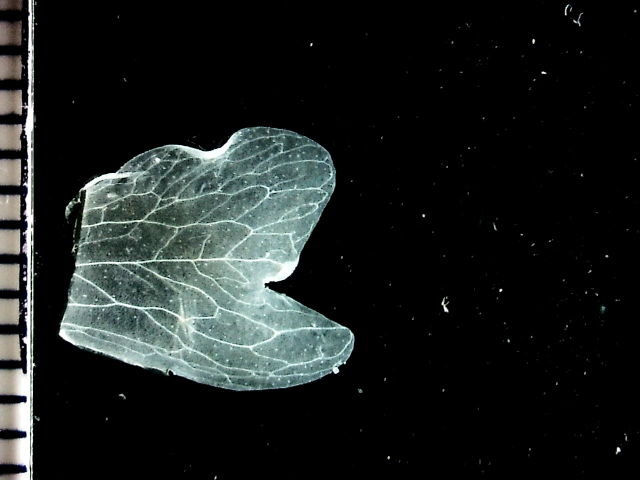
#> input picture example_dataset/F1P115_Vein_Side1_200802.jpg, 1280 x 960 px (shown at 1/2 size)
$ python principal_component.py ../example_dataset/F1P115_Vein_Side1_200802.jpg out.png   (older library calls are emulated)
#> lines starting #> are read from the running program, lines starting #| are printed output that depends on the picture; after the words box and inside, x2 and y2 are one past the last pixel; in counts of white or black regions, pixels touching at a corner belong together
#> further down, petal_image is the input picture: shape (960, 1280, 3); mean B, G, R 31.4, 32.6, 28.1
#> in get_petal_shape, `im = cv2.cvtColor(im, cv2.COLOR_RGB2HSV)`: im: shape (960, 1280, 3); mean H, S, V 13.5, 19.3, 33
### src/image_shapes.py
import sys
import os
import cv2
import numpy as np
from skimage import io
import JSON_functions as JSONfunc
from matplotlib import pyplot as plt
import image_utilities as img_util


"""
tools for extracting shapes
"""

def get_image_kmeans(image, k):
#> called with k = 3
    Z = image.reshape((-1,3))
    Z = np.float32(Z)
    criteria = (cv2.TERM_CRITERIA_EPS + cv2.TERM_CRITERIA_MAX_ITER, 10, 1.0)
    K = int(k)
    ret,label,center=cv2.kmeans(Z,K,None,criteria,10,cv2.KMEANS_RANDOM_CENTERS)
#> ret = 1.35e+09; center = [[47.18, 46.22, 145.5], [0.879, 0.94, 0.49], [63.32, 224.7, 4.23]]
    center = np.uint8(center)
#> center = [[47, 46, 145], [0, 0, 0], [63, 224, 4]]
    res = center[label.flatten()]
    res2 = res.reshape((image.shape))
#> res2: shape (960, 1280, 3); mean H, S, V 12.8, 18.5, 32.5
    return res2

# [27 lines left out: functions process_image, flood_fill, not called in this run]


def get_petal_shape(im):
    #Convert image to HSV color format for easier clustering
    im = cv2.GaussianBlur(im, (5, 5), 0)
    im = cv2.cvtColor(im, cv2.COLOR_RGB2HSV)
    kmeans = get_image_kmeans(im, 3)
    #Assume that the cluster of the top-right corner is the background cluster
    background = kmeans[0][0]
#> background = [47, 46, 145]
    foreground_mask = cv2.bitwise_not(cv2.inRange(kmeans, background, background))
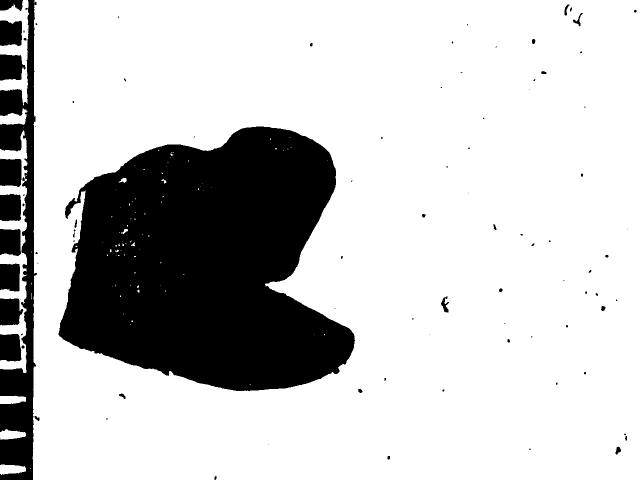
#> foreground_mask: shape (960, 1280) (shown at 1/2 size); 77.7% white; 95 black regions (56 under 20 px), largest, box (x1, y1, x2, y2) and area: (117, 253, 710, 782) 225627, (0, 0, 74, 960) 28972, (0, 317, 43, 374) 2274
    #find the largest connectComponentMask to see

    label_count, labels, stats, centroids = cv2.connectedComponentsWithStats(foreground_mask, 4, cv2.CV_32S)
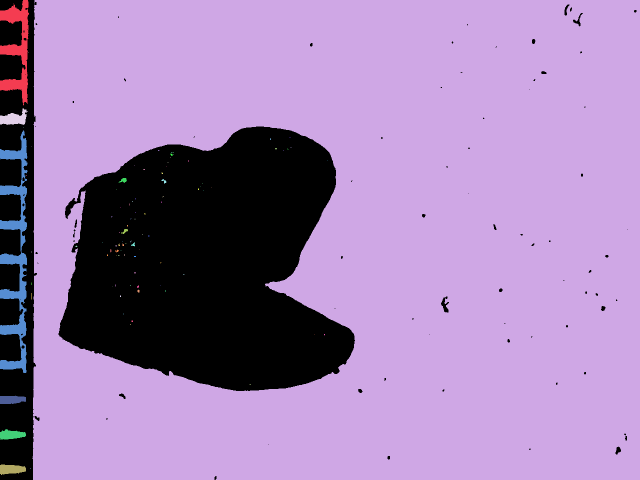
#> labels: shape (960, 1280) int32 (shown at 1/2 size); 94 distinct labels, from 0 to 93; one colour per label, 0 black
#> label_count = 94; stats = 94 rows, first 6: [0, 0, 1273, 960, 274397], [0, 0, 58, 211, 5142], [65, 0, 1215, 960, 935841], [56, 105, 1, 1, 1], [0, 216, 55, 34, 1068], [46, 255, 1, 1, 1]; centroids = 94 pairs, first value 22.59 to 735.9, second value 96.72 to 938.3

    sizes = stats[:,-1]
#> sizes = 94 values, max 935841 at index 2, min 1 at index 3, mean 13072.3

    max_label = 1

    max_size = sizes[1]
#> max_size = 5142
    for i in range(2, label_count):
        if sizes[i] > max_size:
            max_label = i
            max_size = sizes[i]
#> this loop made 92 passes
#> max_size on pass 1: 935841
#> after the loop, max_label = 2; max_size = 935841
    petal_label = np.array([max_label])
#> petal_label = [2]
    petal = cv2.inRange(labels, petal_label, petal_label)
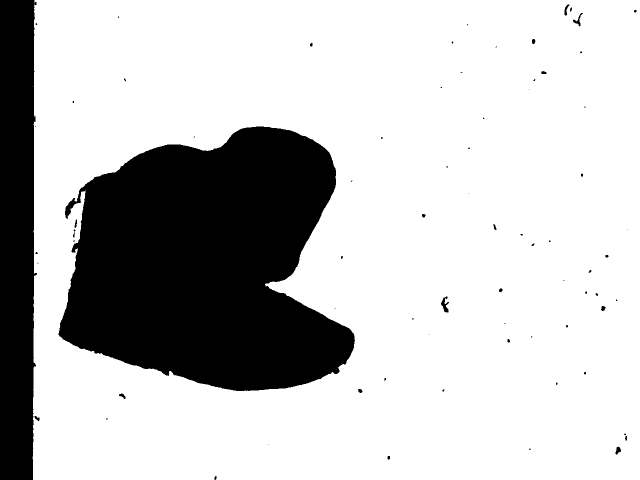
#> petal: shape (960, 1280) (shown at 1/2 size); 76.2% white; 75 black regions (48 under 20 px), largest, box (x1, y1, x2, y2) and area: (117, 253, 710, 782) 226197, (0, 0, 74, 960) 64968, (882, 593, 898, 625) 244

    return petal

# [122 lines left out: functions petal_shape_fromBB, get_filtered_vein_shape, get_vein_shape, tobacco_analysis, main, not called in this run]


# [2 lines that do not run on import are left out]

### src/principal_component.py
import sys
import cv2
import matplotlib.pyplot as plt
import numpy as np
import image_shapes as shapes
from skimage import io

def pca_to_grey(image, mask, inverted=True):
#> called with inverted = True
    x,y,z = image.shape
#> x = 960; y = 1280; z = 3
    mat = image.reshape([x*y,z])
    filter_array = mask.reshape([x*y])
    pointlist = mat[filter_array > 0]
    mean, eigenvectors = cv2.PCACompute(pointlist, mean=None)
#> mean = [[0.259, 0.28, 0.214]]; eigenvectors = [[0.583, 0.606, 0.541], [-0.312, -0.447, 0.838], [0.75, -0.658, -0.0716]]
    axis = eigenvectors[0,:].reshape([3])
#> axis = [0.583, 0.606, 0.541]

    newmat = np.dot(mat.astype(np.float32) - mean, axis)
    newpoints = newmat[filter_array > 0]
    Q1, Q3 = np.percentile(newpoints, 25), np.percentile(newpoints,75)
#> Q1 = -0.437; Q3 = -0.437
    iqr = Q3 - Q1
#> iqr = 0
    cut_off_val = iqr * 1.5
#> cut_off_val = 0
    lower_bound= Q1 - cut_off_val
#> lower_bound = -0.437
    non_outliers = [x for x in newpoints if x >= lower_bound]
#> non_outliers = 935841 items
    new_max = max(non_outliers)
#> new_max = 240.1
    new_min = min(newpoints)
#> new_min = -0.437
    np.clip(newpoints, new_min, new_max, out=newpoints)
    newpoints = np.asarray(newpoints, dtype=np.float64)
    rescale = np.interp(newmat, (np.min(newpoints), np.max(newpoints)), (0,255))
    rescale = np.around(rescale).astype(np.uint8)
    grey = rescale.reshape([x,y])
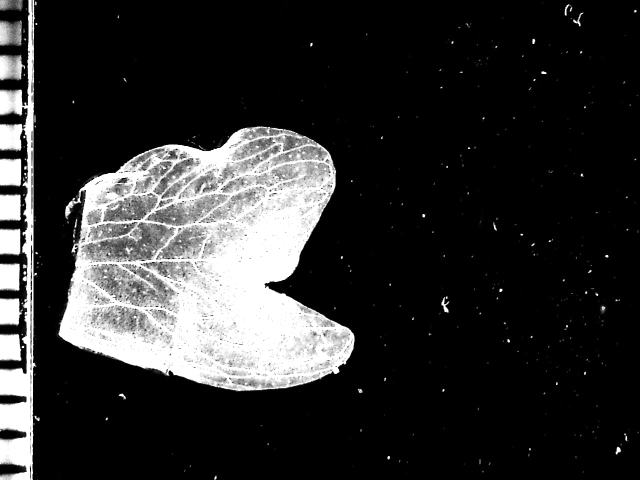
#> grey: shape (960, 1280) (shown at 1/2 size); min 0, max 255, mean 48.1
    if inverted:
        grey = cv2.bitwise_not(grey)
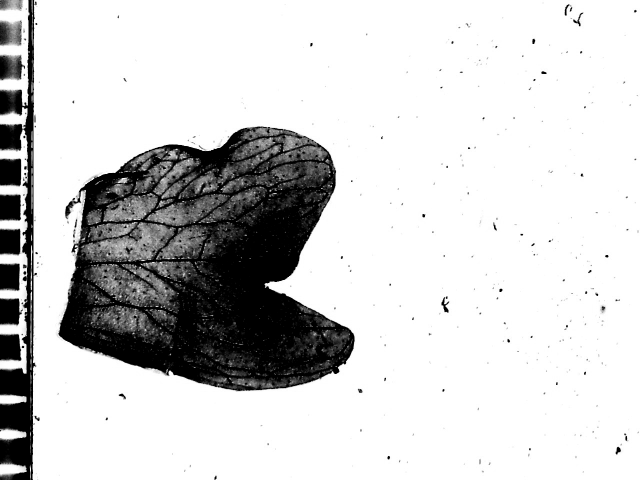
#> grey: shape (960, 1280) (shown at 1/2 size); min 0, max 255, mean 206.9
    pigment = cv2.bitwise_and(grey, mask)
    return pigment

# Pass in a PCA grayscale image, coordinates for the spots bounding box,
# and the threshold found by the OTSU binarization algorithm
def create_point_cloud(image, top_y, bottom_y, left_x, right_x, th):
    data = image[top_y:bottom_y,left_x:right_x]
    critical_points =[] #tried to put ,dtype=object as per "warning"

    for line in data:
        critical_points.append([0 if  d <= th else d for d in line]) #0 if d >= 100 else

    x = []
    y = []
    for i in range(len(critical_points)):
        for j in range(len(critical_points[i])):
            if critical_points[i][j] > 0:
                num_points = critical_points[i][j] // 25 # TODO: push to 10-25
                k = 0
                while(k < num_points):
                    x.append(j)
                    y.append(i)
                    k = k+1

            # else:
            #     x.append(j)
            #     y.append(i)

    X = np.array(x)
    Y = np.array(y)
    # plt.scatter(X,Y)
    # plt.invert_yaxis()
    # plt.show()
    return X,Y, data

if __name__ == "__main__":
    if len(sys.argv) < 2:
        print("Standalone usage: python principal_component.py input_filename.jpg [output_filename.jpg]")
        sys.exit(1)
    petal_image = cv2.imread(sys.argv[1])
    petal_shape = shapes.get_petal_shape(petal_image)
    cv2.imshow('petal shape',petal_shape)
    result = pca_to_grey(petal_image, petal_shape, True)
    if len(sys.argv) > 2:
        cv2.imwrite(sys.argv[2], result)
    else:
        io.imshow(result)
        io.show()

$ run again, with example_dataset/F1P111_Vein_Side1_200731.jpg copied over example_dataset/F1P115_Vein_Side1_200802.jpg
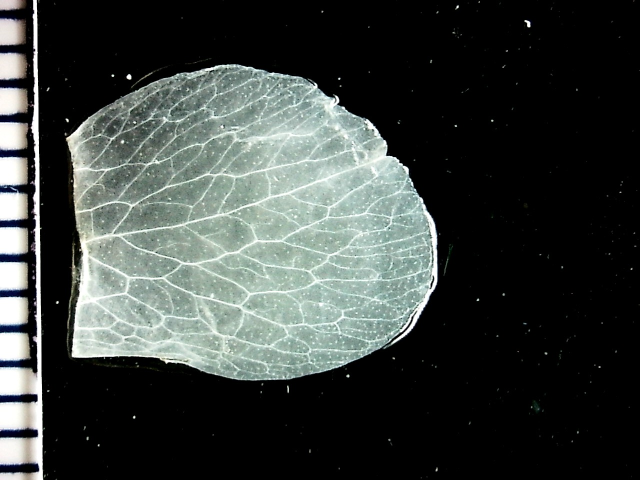
#> input picture example_dataset/F1P111_Vein_Side1_200731.jpg, 1280 x 960 px (shown at 1/2 size)
#> petal_image is the input picture: shape (960, 1280, 3); mean B, G, R 62.4, 65.2, 59.6
#> in get_image_kmeans, `ret,label,center=cv2.kmeans(Z,K,None,criteria,10,cv2.KMEANS_RANDOM_CEN..`: ret = 1.41e+09; center = [[57.14, 219.6, 9.85], [50.39, 25.92, 185], [1.75, 1.39, 1.23]]
#> in get_image_kmeans, `center = np.uint8(center)`: center = [[57, 219, 9], [50, 25, 185], [1, 1, 1]]
#> res2: shape (960, 1280, 3); mean H, S, V 20.3, 18, 65.5
#> background = [50, 25, 185]
#> foreground_mask: shape (960, 1280); 65.1% white; 80 black regions (51 under 20 px), largest, box (x1, y1, x2, y2) and area: (131, 128, 876, 761) 372523, (0, 0, 87, 960) 23822, (0, 664, 62, 723) 3329
#> in get_petal_shape, `label_count, labels, stats, centroids = cv2.connectedComponentsWithSta..`:
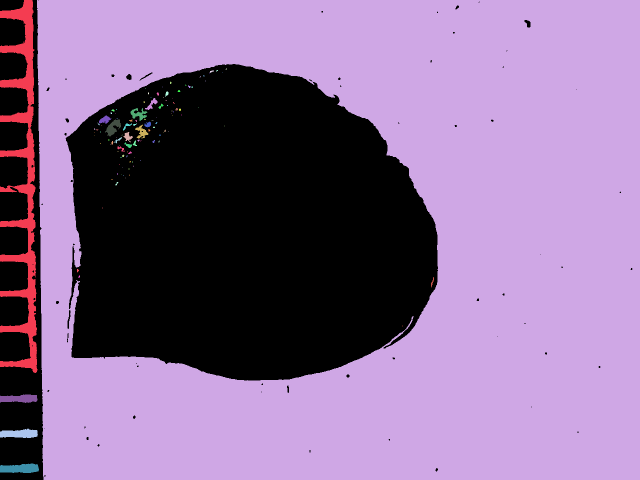
#> labels: shape (960, 1280) int32 (shown at 1/2 size); 115 distinct labels, from 0 to 114; one colour per label, 0 black
#> label_count = 115; stats = 115 rows, first 6: [0, 0, 1265, 960, 428784], [0, 0, 75, 746, 18813], [74, 0, 1206, 960, 774851], [451, 137, 3, 2, 5], [419, 141, 9, 5, 23], [432, 140, 4, 3, 8]; centroids = 115 pairs, first value 38.26 to 864.4, second value 137.6 to 936.7
#> sizes = 115 values, max 774851 at index 2, min 1 at index 6, mean 10685.2
#> in get_petal_shape, `max_size = sizes[1]`: max_size = 18813
#> the loop in get_petal_shape, `for i in range(2, label_count):` made 113 passes
#> max_size on pass 1: 774851
#> after the loop in get_petal_shape, `for i in range(2, label_count):`: max_label = 2; max_size = 774851
#> petal_label = [2]
#> petal: shape (960, 1280); 63.1% white; 61 black regions (43 under 20 px), largest, box (x1, y1, x2, y2) and area: (131, 128, 876, 761) 375611, (0, 0, 87, 960) 77240, (1049, 40, 1061, 55) 116
#> mean = [[0.463, 0.528, 0.455]]; eigenvectors = [[0.56, 0.608, 0.563], [0.805, -0.238, -0.543], [0.196, -0.758, 0.622]]
#> axis = [0.56, 0.608, 0.563]
#> Q1 = -0.837
#> iqr = 0
#> lower_bound = -0.837
#> non_outliers = 774851 items
#> new_max = 270.5
#> new_min = -0.837
#> in pca_to_grey, `grey = cv2.bitwise_not(grey)`:
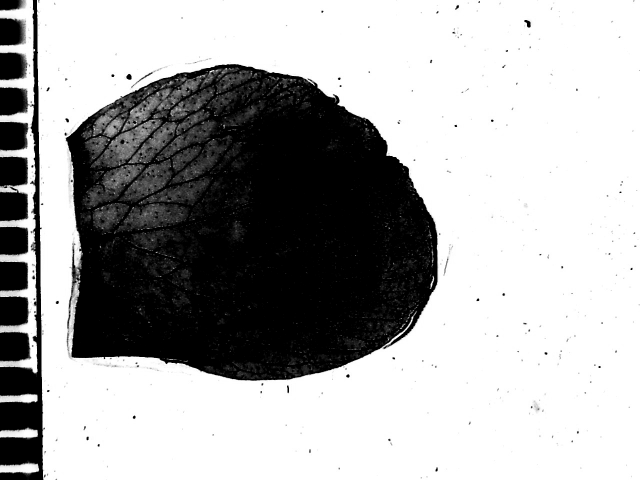
#> grey: shape (960, 1280) (shown at 1/2 size); min 0, max 255, mean 169.6

$ run again, with example_dataset/F1P111_Vein_Side2_200731.jpg copied over example_dataset/F1P115_Vein_Side1_200802.jpg
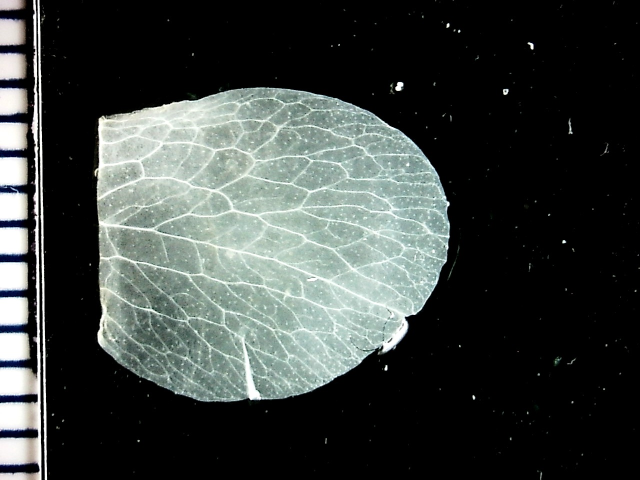
#> input picture example_dataset/F1P111_Vein_Side2_200731.jpg, 1280 x 960 px (shown at 1/2 size)
#> petal_image is the input picture: shape (960, 1280, 3); mean B, G, R 63.6, 66.2, 60.5
#> in get_image_kmeans, `ret,label,center=cv2.kmeans(Z,K,None,criteria,10,cv2.KMEANS_RANDOM_CEN..`: ret = 1.31e+09; center = [[49.6, 25.57, 190], [1.7, 1.24, 1.14], [55.58, 224.1, 10.43]]
#> in get_image_kmeans, `center = np.uint8(center)`: center = [[49, 25, 190], [1, 1, 1], [55, 224, 10]]
#> res2: shape (960, 1280, 3); mean H, S, V 19.5, 17.4, 66.6
#> background = [49, 25, 190]
#> foreground_mask: shape (960, 1280); 65.5% white; 75 black regions (47 under 20 px), largest, box (x1, y1, x2, y2) and area: (188, 175, 900, 804) 365982, (0, 0, 95, 960) 25642, (0, 664, 61, 723) 3350
#> in get_petal_shape, `label_count, labels, stats, centroids = cv2.connectedComponentsWithSta..`:
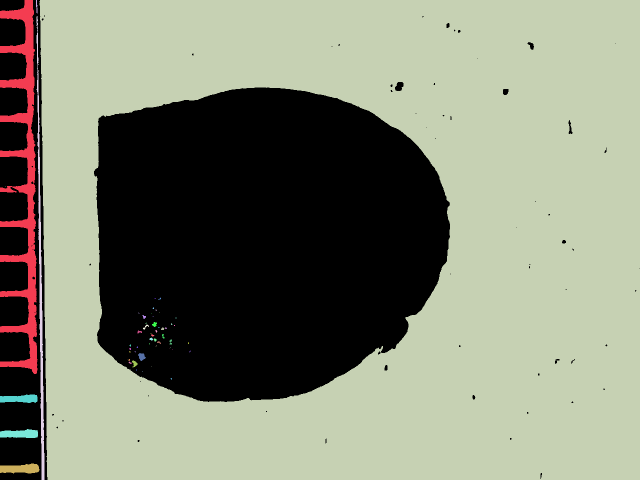
#> labels: shape (960, 1280) int32 (shown at 1/2 size); 57 distinct labels, from 0 to 56; one colour per label, 0 black
#> label_count = 57; stats = 57 rows, first 6: [0, 0, 1280, 960, 424498], [0, 0, 75, 748, 19348], [72, 0, 3, 27, 55], [79, 0, 1201, 960, 776985], [73, 32, 16, 928, 3834], [10, 372, 1, 1, 1]; centroids = 57 pairs, first value 10 to 758.8, second value 12.64 to 937.2
#> sizes = 57 values, max 776985 at index 3, min 1 at index 5, mean 21557.9
#> in get_petal_shape, `max_size = sizes[1]`: max_size = 19348
#> the loop in get_petal_shape, `for i in range(2, label_count):` made 55 passes
#> max_size on pass 2: 776985
#> after the loop in get_petal_shape, `for i in range(2, label_count):`: max_label = 3; max_size = 776985
#> petal_label = [3]
#> petal: shape (960, 1280); 63.2% white; 59 black regions (43 under 20 px), largest, box (x1, y1, x2, y2) and area: (188, 175, 900, 804) 366759, (0, 0, 95, 960) 83841, (790, 164, 807, 182) 231
#> mean = [[0.432, 0.456, 0.387]]; eigenvectors = [[0.579, 0.6, 0.552], [-0.666, -0.0433, 0.745], [0.471, -0.799, 0.374]]
#> axis = [0.579, 0.6, 0.552]
#> Q1 = -0.737
#> iqr = 0
#> lower_bound = -0.737
#> non_outliers = 776985 items
#> new_max = 310.9
#> new_min = -0.737
#> in pca_to_grey, `grey = cv2.bitwise_not(grey)`:
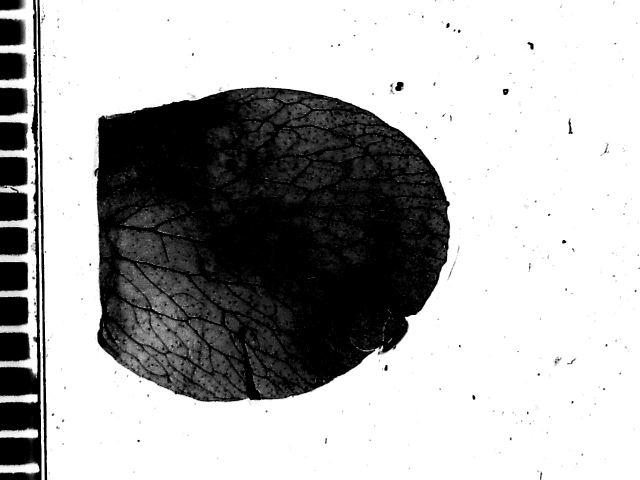
#> grey: shape (960, 1280) (shown at 1/2 size); min 0, max 255, mean 173.4

$ run again, with example_dataset/F1P115_Vein_Side2_200802.jpg copied over example_dataset/F1P115_Vein_Side1_200802.jpg
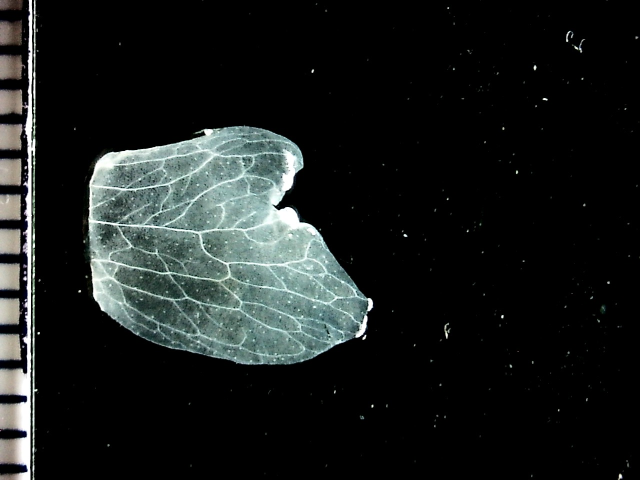
#> input picture example_dataset/F1P115_Vein_Side2_200802.jpg, 1280 x 960 px (shown at 1/2 size)
#> petal_image is the input picture: shape (960, 1280, 3); mean B, G, R 29.9, 31, 26.9
#> in get_image_kmeans, `ret,label,center=cv2.kmeans(Z,K,None,criteria,10,cv2.KMEANS_RANDOM_CEN..`: ret = 1.28e+09; center = [[64.62, 224.2, 4.65], [47.55, 43.95, 153.8], [1.01, 1, 0.599]]
#> in get_image_kmeans, `center = np.uint8(center)`: center = [[64, 224, 4], [47, 43, 153], [1, 1, 0]]
#> res2: shape (960, 1280, 3); mean H, S, V 12.5, 17.6, 30.7
#> background = [47, 43, 153]
#> foreground_mask: shape (960, 1280); 80.1% white; 92 black regions (56 under 20 px), largest, box (x1, y1, x2, y2) and area: (176, 251, 747, 730) 196560, (0, 0, 76, 960) 28932, (0, 317, 43, 372) 2302
#> in get_petal_shape, `label_count, labels, stats, centroids = cv2.connectedComponentsWithSta..`:
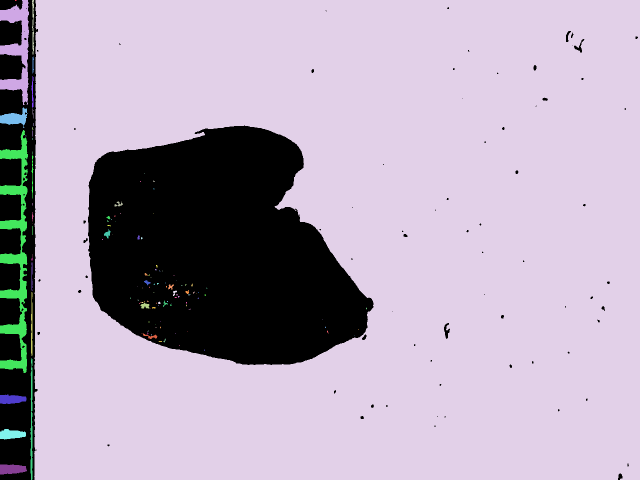
#> labels: shape (960, 1280) int32 (shown at 1/2 size); 123 distinct labels, from 0 to 122; one colour per label, 0 black
#> label_count = 123; stats = 123 rows, first 6: [0, 0, 1276, 960, 245089], [30, 0, 3, 2, 6], [0, 0, 58, 210, 5402], [64, 0, 4, 109, 254], [68, 0, 1212, 960, 961887], [33, 46, 1, 1, 1]; centroids = 123 pairs, first value 22.96 to 732.3, second value 0.5 to 938
#> sizes = 123 values, max 961887 at index 4, min 1 at index 5, mean 9990.2
#> in get_petal_shape, `max_size = sizes[1]`: max_size = 6
#> the loop in get_petal_shape, `for i in range(2, label_count):` made 121 passes
#> max_size on passes 1, 3: 5402, 961887
#> after the loop in get_petal_shape, `for i in range(2, label_count):`: max_label = 4; max_size = 961887
#> petal_label = [4]
#> petal: shape (960, 1280); 78.3% white; 73 black regions (47 under 20 px), largest, box (x1, y1, x2, y2) and area: (176, 251, 747, 730) 197759, (0, 0, 76, 960) 67548, (888, 646, 900, 678) 189
#> mean = [[0.245, 0.269, 0.21]]; eigenvectors = [[0.581, 0.607, 0.541], [-0.504, -0.253, 0.826], [0.638, -0.753, 0.159]]
#> axis = [0.581, 0.607, 0.541]
#> Q1 = -0.42
#> iqr = 0
#> lower_bound = -0.42
#> non_outliers = 961887 items
#> new_max = 276.4
#> new_min = -0.42
#> in pca_to_grey, `grey = cv2.bitwise_not(grey)`:
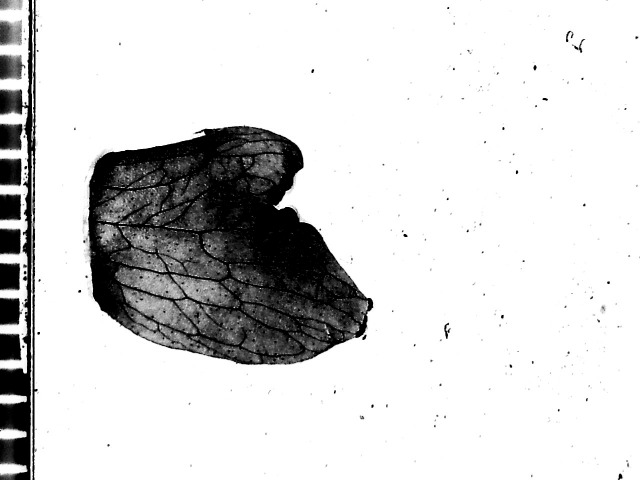
#> grey: shape (960, 1280) (shown at 1/2 size); min 0, max 255, mean 213.1
